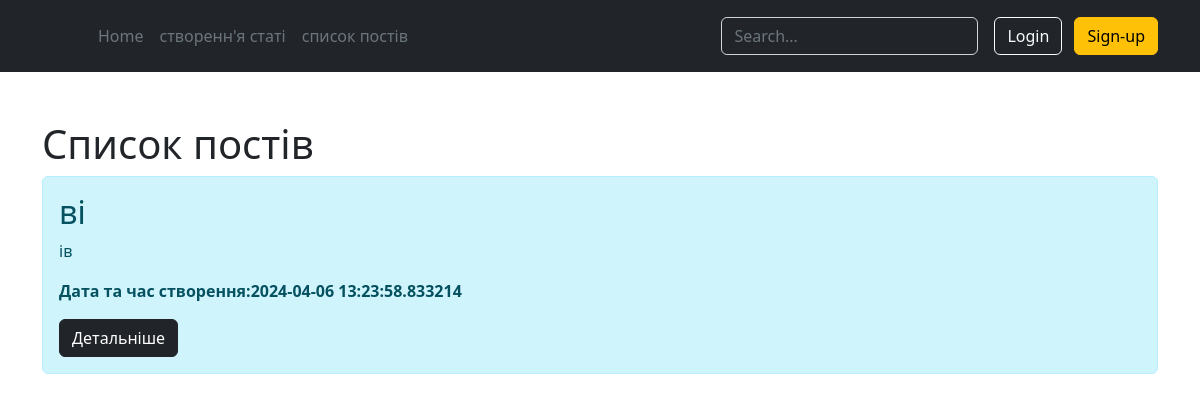
Page /articles on the earlier database version.
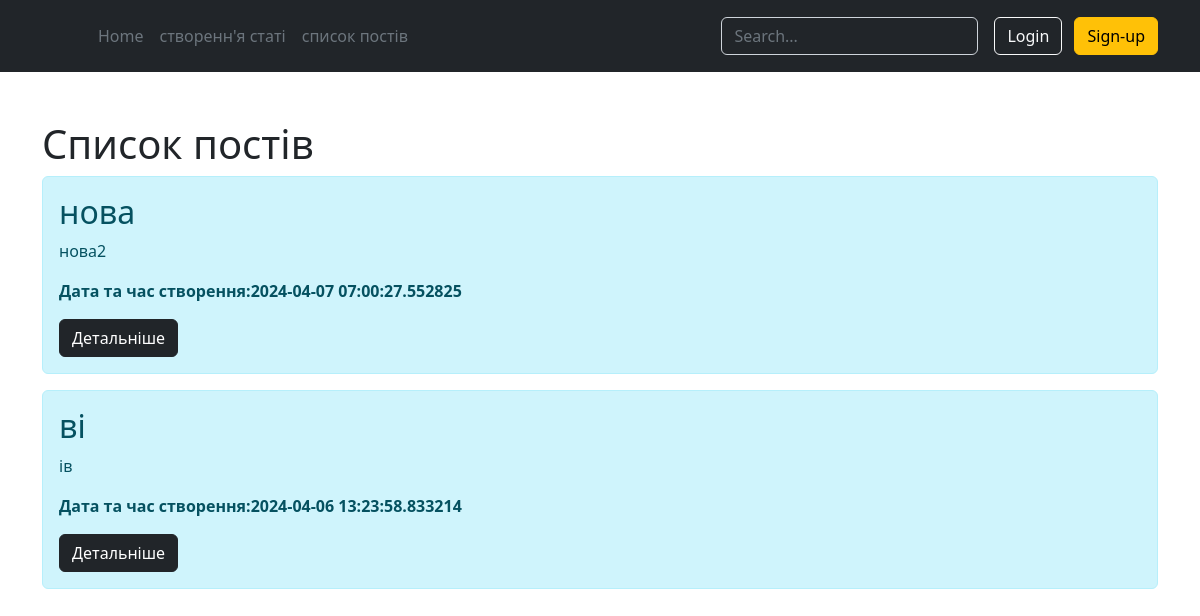
Same page on the later database version.
### models.py (models this page shows, shortened)
class Article(db.Model):
    id = db.Column(db.Integer, primary_key=True)
    title = db.Column(db.String(100), nullable=False)
    intro = db.Column(db.String(100), nullable=False)
    text = db.Column(db.Text, nullable=False)
    date = db.Column(db.DateTime, default=datetime.utcnow)

### app.py (the view)
@app.route("/articles")
def list_articles():
    articles = Article.query.order_by(Article.date.desc()).all()
    return render_template("articles.html", articles=articles)

### templates/articles.html (shortened to what this page needs)
{% extends 'base.html' %}
{% block content %}
<div class="container mt-5">
    <h1> Список постiв </h1>
    {% for article in articles %}
    <div class="alert alert-info">
        <h2>{{ article.title }}</h2>
        <p>{{ article.intro }}</p>
        <p><b>Дата та час створення:{{ article.date }}</b></p>
        <a href="/articles/{{ article.id }}" class="btn btn-dark">Детальніше</a>
    </div>
    {% endfor %}
</div>
{% endblock %}

### templates/base.html (shortened to what this page needs)
<!DOCTYPE html>
<html lang="en">
<head>
    <link rel="stylesheet"
          href="{{ url_for('static', filename='bootstrap.min.css') }}">
</head>
<body>
<header class="p-3 text-bg-dark">
    <div class="container">
      <div class="d-flex flex-wrap align-items-center justify-content-center justify-content-lg-start">
        <a href="/" class="d-flex align-items-center mb-2 mb-lg-0 text-white text-decoration-none">
          <svg class="bi me-2" width="40" height="32" role="img" aria-label="Bootstrap"><use xlink:href="#bootstrap"></use></svg>
        </a>
        <ul class="nav col-12 col-lg-auto me-lg-auto mb-2 justify-content-center mb-md-0">
          <li><a href="http://127.0.0.1:5000" class="nav-link px-2 text-secondary">Home</a></li>
          <li><a href="http://127.0.0.1:5000/create_article" class="nav-link px-2 text-secondary">створенн'я статі</a></li>
          <li><a href="http://127.0.0.1:5000/articles" class="nav-link px-2 text-secondary">список постiв</a></li>
        </ul>
        <form class="col-12 col-lg-auto mb-3 mb-lg-0 me-lg-3" role="search">
          <input type="search" class="form-control form-control-dark text-bg-dark" placeholder="Search..." aria-label="Search">
        </form>
        <div class="text-end">
          <button type="button" class="btn btn-outline-light me-2">Login</button>
          <button type="button" class="btn btn-warning">Sign-up</button>
        </div>
      </div>
    </div>
  </header>
{% block content %}{% endblock content %}
</body>
</html>

Differences in the rows shown:
added Article: title "нова", intro "нова2", date "2024-04-07 07:00:27.552825"
